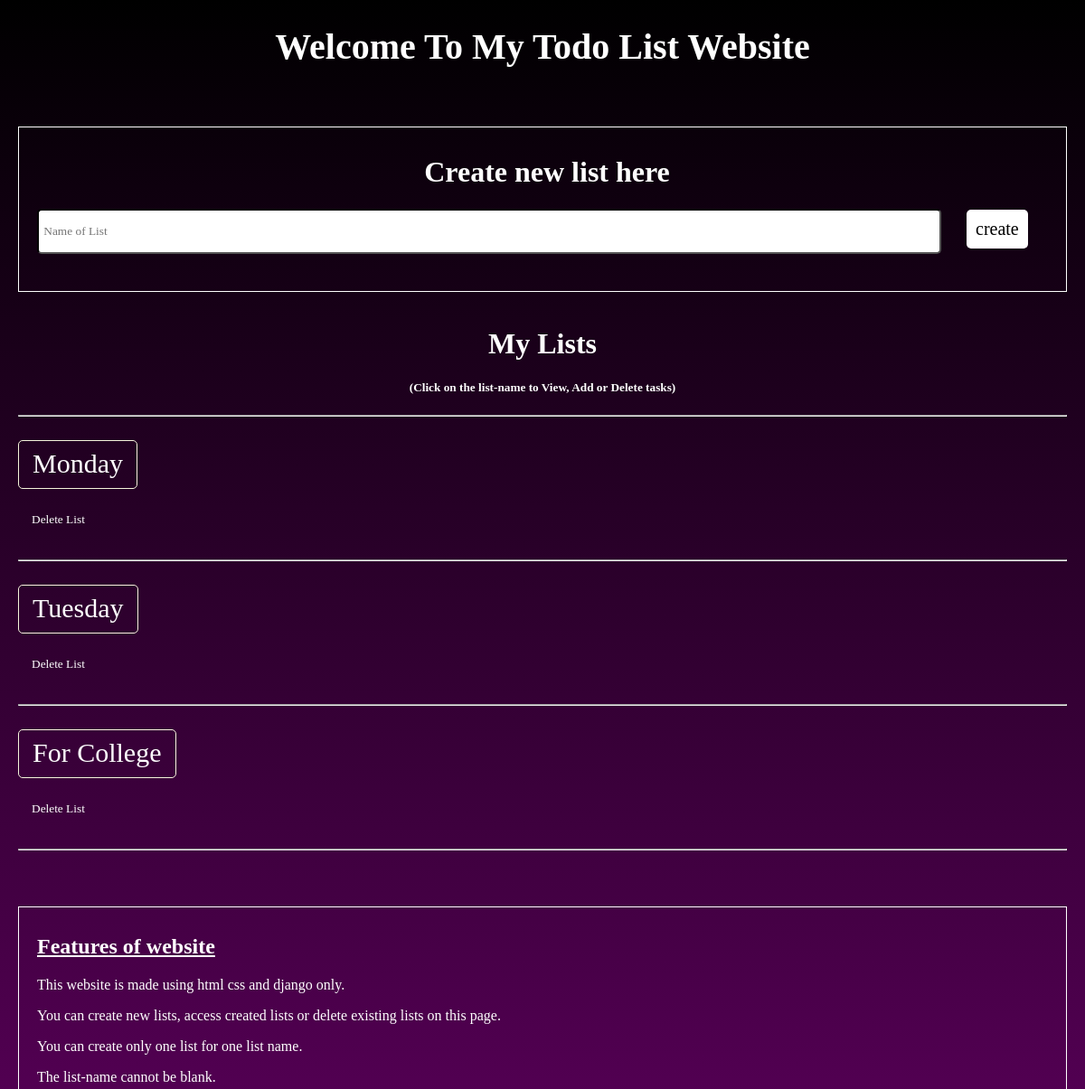
/ (upper part), run on an earlier commit of the app's database.
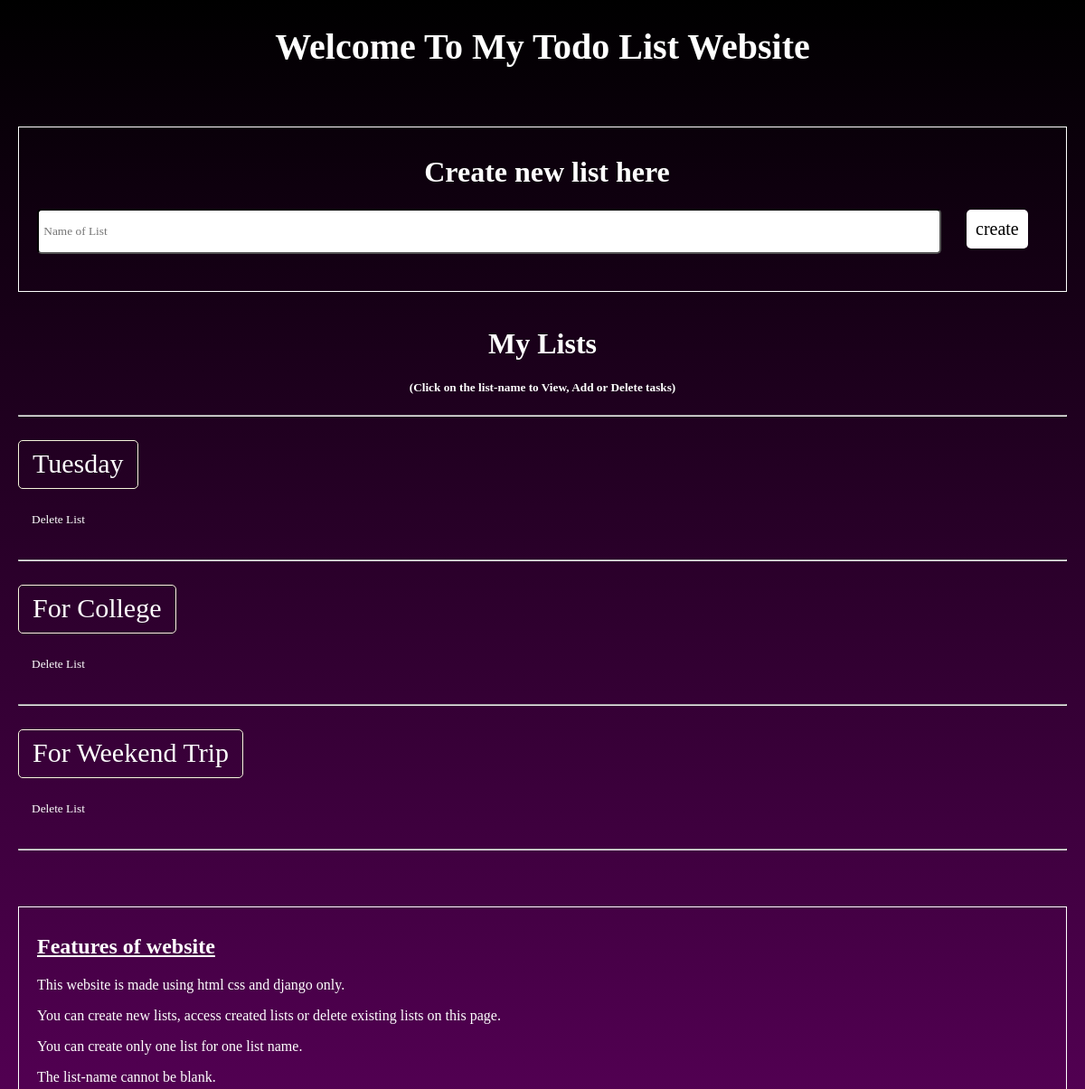
And on a later commit of the database.
### list/models.py (models this page shows)
class Lists(models.Model):
    title = models.CharField(max_length=100)

### list/views.py (the view)
# urls.py: path('', views.home, name='home'),
def home(request):
    list = Lists.objects.all()
    return render(request, 'home.html', {'list': list})

### templates/home.html (shortened to what this page needs)
{% load static %}
<html>
    <head>
        <link rel="stylesheet" href="{% static 'style1.css' %}">
    </head>
    <body>
        <h1 align="center" class="animation h" >Welcome To My Todo List Website</h1>
        <br>
        <div class="content">
            <div class="container">
                <h1 align="center" class="name">Create new list here</h1>
                <div>
                    <form action="clist" method="post" class="formx">
                        <input type="text" class="nol" name="name" placeholder=" Name of List" />&nbsp;&nbsp;&nbsp;&nbsp;&nbsp;&nbsp;
                        <input type="submit" class="btn" value="create"/>
                    </form>
                </div>
            </div>
            <br>
            <div>
                <h1 class="y name">My Lists</h1>
                <h5 class="y name">(Click on the list-name to View, Add or Delete tasks)</h5>
                <hr>
            </div>
                {% for x in list %}
                <br>
                    <div class="y">
                        <div>
                            <a href="/lists/{{x.id}}" class="link">
                                <button class="btn2">
                                    {{x.title}}
                                </button>
                            </a>
                        </div>
                        <br>
                        <div>
                            <a href="deletelist/{{x.id}}" class="dellink">
                                <button class="btn3">
                                    Delete List
                                </button>
                            </a>
                        </div>
                    </div>
                    <br>
                    <hr>
                {% endfor %}
            <br><br><br>
            <div id="about" class="container">
                <h2><u>Features of website</u></h2>
                <p>This website is made using html css and django only.</p>
                <p>You can create new lists, access created lists or delete existing lists on this page.</p>
                <p>You can create only one list for one list name.</p>
                <p>The list-name cannot be blank.</p>
                <br>
            </div>
        <br><br><br>
        </div>
    </body>
</html>

What changed in the data, as far as the page shows it:
removed Lists: title "Monday"
added Lists: title "For Weekend Trip"
